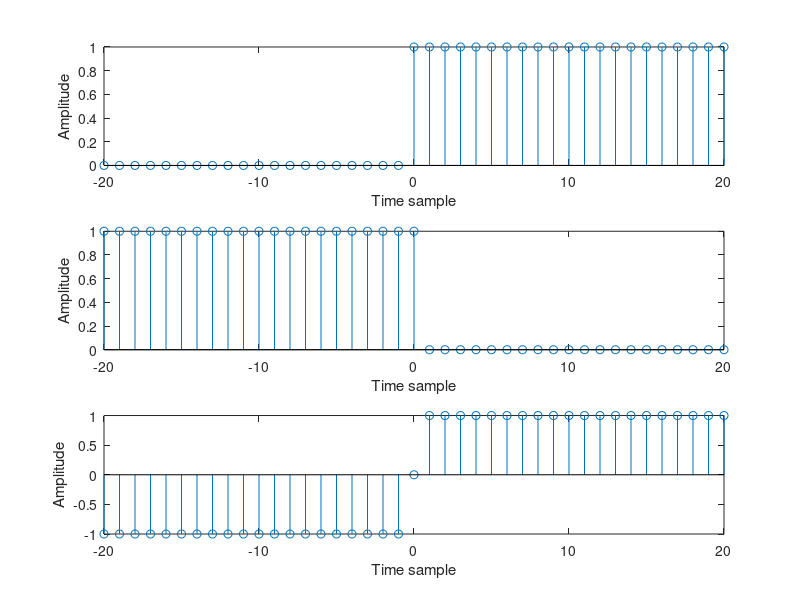

The MATLAB source for this figure:
n= -20:20;
singnum_n =(n>=0);
subplot(3,1,1);
stem(n,singnum_n);
% axis([-10 10 -5 5]);
xlabel('Time sample');
ylabel('Amplitude');

sign_n=(n<=0);
subplot(3,1,2);
stem(n,sign_n);
% axis([-10 10 -5 5]);
xlabel('Time sample');
ylabel('Amplitude');

sig_n=(n>=0)-(n<=0);
subplot(3,1,3);
stem(n,sig_n);
% axis([-10 10 -5 5]);
xlabel('Time sample');
ylabel('Amplitude');